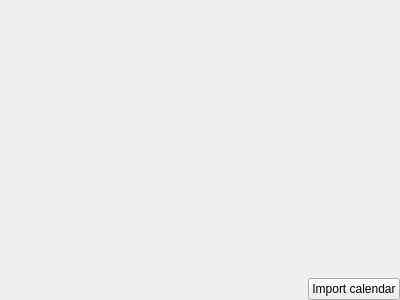
<?xml version="1.0" encoding="UTF-8"?>
<ui version="4.0">
 <class>ImportCalendarPage</class>
 <widget class="QWidget" name="ImportCalendarPage">
  <property name="geometry">
   <rect>
    <x>0</x>
    <y>0</y>
    <width>400</width>
    <height>300</height>
   </rect>
  </property>
  <layout class="QVBoxLayout" name="verticalLayout">
   <property name="leftMargin">
    <number>0</number>
   </property>
   <property name="topMargin">
    <number>0</number>
   </property>
   <property name="rightMargin">
    <number>0</number>
   </property>
   <property name="bottomMargin">
    <number>0</number>
   </property>
   <item>
    <widget class="PimCommon::CustomLogWidget" name="logCalendar" native="true"/>
   </item>
   <item>
    <layout class="QHBoxLayout" name="horizontalLayout">
     <item>
      <spacer name="horizontalSpacer">
       <property name="orientation">
        <enum>Qt::Horizontal</enum>
       </property>
       <property name="sizeHint" stdset="0">
        <size>
         <width>40</width>
         <height>20</height>
        </size>
       </property>
      </spacer>
     </item>
     <item>
      <widget class="QPushButton" name="importCalendar">
       <property name="text">
        <string>Import calendar</string>
       </property>
      </widget>
     </item>
    </layout>
   </item>
  </layout>
 </widget>
 <customwidgets>
  <customwidget>
   <class>PimCommon::CustomLogWidget</class>
   <extends>QWidget</extends>
   <header location="global">PimCommon/CustomLogWidget</header>
   <container>1</container>
  </customwidget>
 </customwidgets>
 <resources/>
 <connections/>
</ui>
